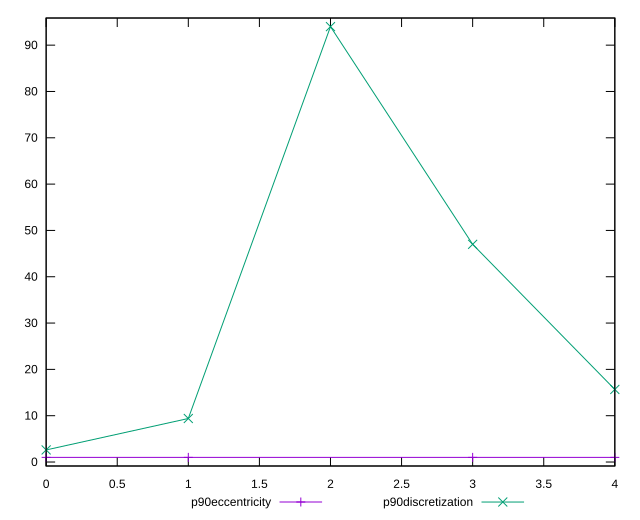

Recreate this plot in gnuplot.
reset

$p90Eccentricity <<EOF
0 1.0000000000000069
1 1.0000000000000018
3 1.000000000000004
4 1.0000000000000002
EOF

$p90Discretization <<EOF
0 2.611111111111111
1 9.4
2 94
3 47
4 15.666666666666666
EOF

set key outside below
set xrange [0:4]
set yrange [-0.8599999999999999:95.86]
set trange [-0.8599999999999999:95.86]
set terminal svg size 640, 520 enhanced background rgb 'white'
set output "report_00011_2021-02-09T10:53:21.242Z/total-byte-weight/progression/eccentricity.svg"

plot $p90Eccentricity title "p90eccentricity" with linespoints, \
     $p90Discretization title "p90discretization" with linespoints

reset
